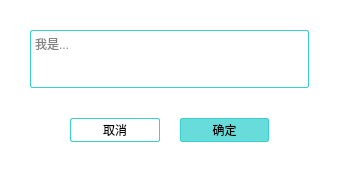
<?xml version="1.0" encoding="UTF-8"?>
<ui version="4.0">
 <class>RequestMessageWidget</class>
 <widget class="QWidget" name="RequestMessageWidget">
  <property name="geometry">
   <rect>
    <x>0</x>
    <y>0</y>
    <width>339</width>
    <height>172</height>
   </rect>
  </property>
  <property name="windowTitle">
   <string>验证消息</string>
  </property>
  <property name="styleSheet">
   <string notr="true">QWidget
{
	background-color: rgb(255, 255, 255);
}
QLineEdit,QTextEdit {
 	color: rgb(0, 0, 0);
    background-color: rgba(0, 0, 0, 0);
	min-height:22px;
	border:1px solid rgb(57, 209, 206);
	border-radius:2px;
}

QLabel {
    color: rgb(0, 0, 0);
}

#btnOK,#btnCancel
{
	border:1px solid rgb(57, 209, 206);
	border-radius:2px;
	min-height:22px;
}

#btnOK
{
	background-color: rgb(103, 220, 218);
}</string>
  </property>
  <layout class="QVBoxLayout" name="verticalLayout">
   <property name="spacing">
    <number>30</number>
   </property>
   <property name="leftMargin">
    <number>30</number>
   </property>
   <property name="topMargin">
    <number>30</number>
   </property>
   <property name="rightMargin">
    <number>30</number>
   </property>
   <property name="bottomMargin">
    <number>30</number>
   </property>
   <item>
    <widget class="QTextEdit" name="textEdit">
     <property name="sizePolicy">
      <sizepolicy hsizetype="Preferred" vsizetype="Preferred">
       <horstretch>0</horstretch>
       <verstretch>0</verstretch>
      </sizepolicy>
     </property>
     <property name="placeholderText">
      <string>我是...</string>
     </property>
    </widget>
   </item>
   <item>
    <layout class="QHBoxLayout" name="horizontalLayout">
     <property name="spacing">
      <number>20</number>
     </property>
     <property name="leftMargin">
      <number>40</number>
     </property>
     <property name="rightMargin">
      <number>40</number>
     </property>
     <item>
      <widget class="QPushButton" name="btnCancel">
       <property name="sizePolicy">
        <sizepolicy hsizetype="Minimum" vsizetype="Preferred">
         <horstretch>0</horstretch>
         <verstretch>0</verstretch>
        </sizepolicy>
       </property>
       <property name="text">
        <string>取消</string>
       </property>
      </widget>
     </item>
     <item>
      <widget class="QPushButton" name="btnOK">
       <property name="sizePolicy">
        <sizepolicy hsizetype="Minimum" vsizetype="Preferred">
         <horstretch>0</horstretch>
         <verstretch>0</verstretch>
        </sizepolicy>
       </property>
       <property name="text">
        <string>确定</string>
       </property>
      </widget>
     </item>
    </layout>
   </item>
  </layout>
 </widget>
 <layoutdefault spacing="6" margin="11"/>
 <resources/>
 <connections/>
</ui>
